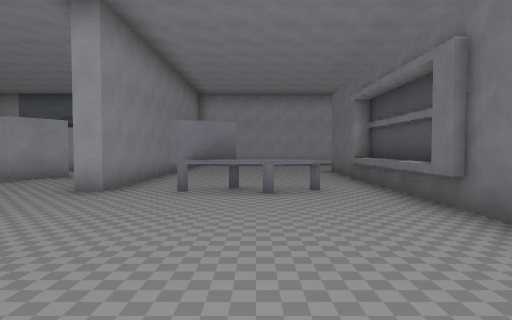
view 1 (above)

19 first-person views from a walk through a 3-D level made in the Godot game engine. The camera is 1.5 m above the floor, tilts 2° down and sees 80° across. The floor is counted in squares, 2 m on a side. Each view is taken from the middle of a square. On the plan, view 1 faces up. The plan holds only what a view shows up to about 10 squares ahead; the rest is blank. The place goes on beyond the plan. Characters and animated objects are left out. Some surface patterns are stand-ins.

view 2
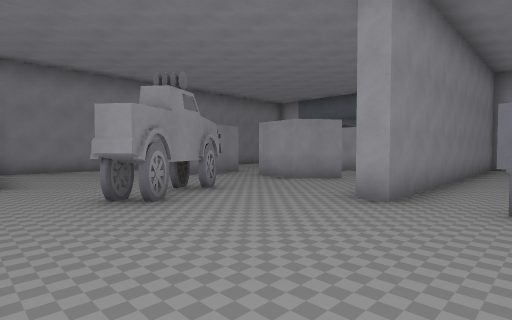

view 3
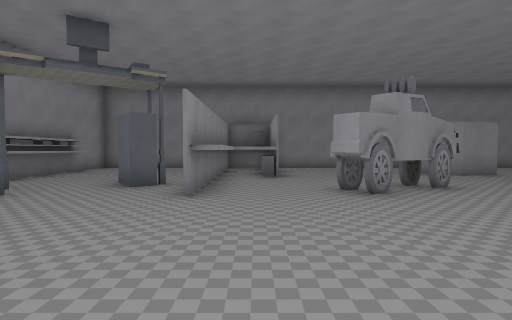

view 4
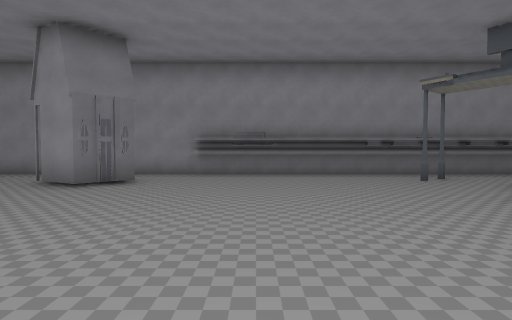

view 5
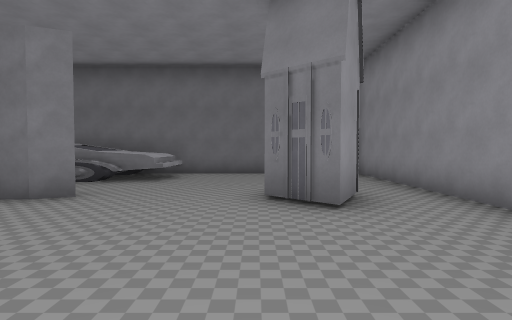

view 6
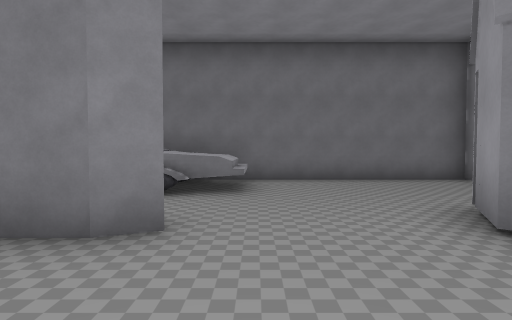

view 7
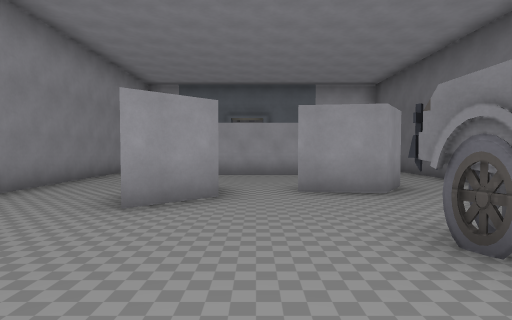

view 8
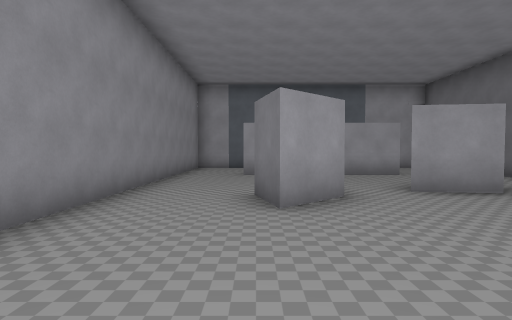

view 9
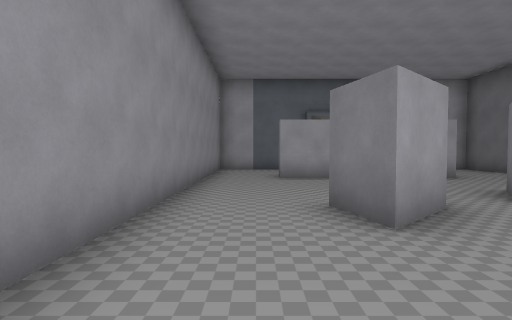

view 10
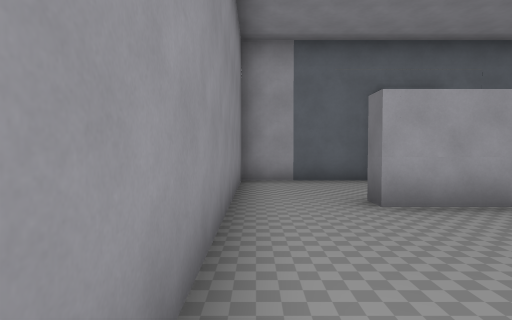

view 11
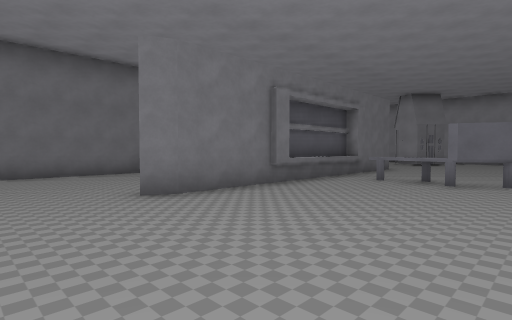

view 12
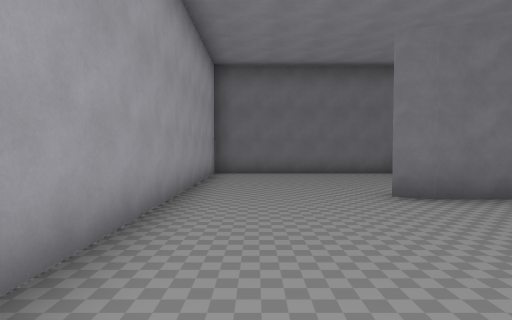

view 13
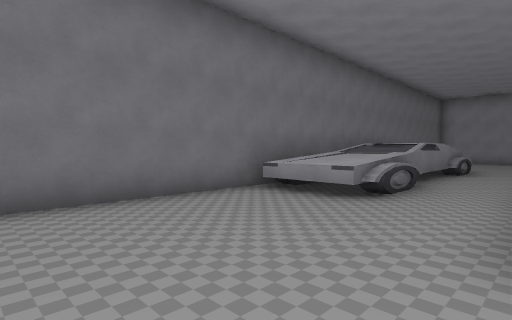

view 14
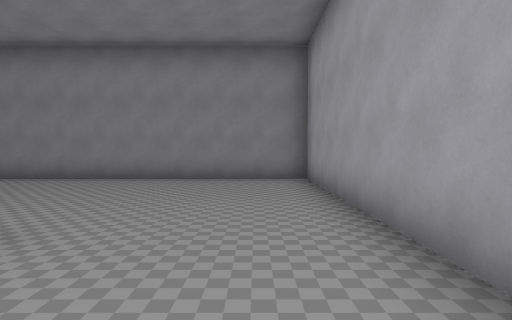

view 15
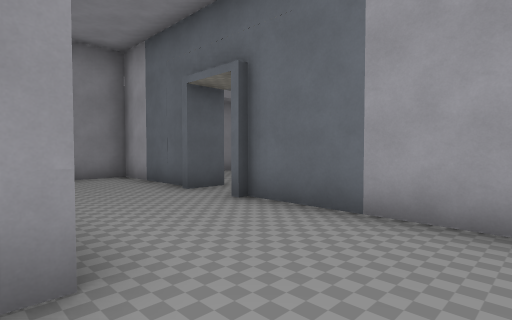

view 16
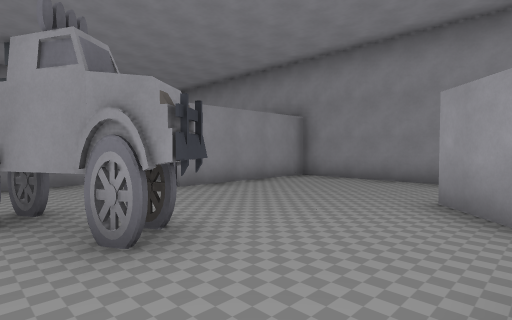

view 17
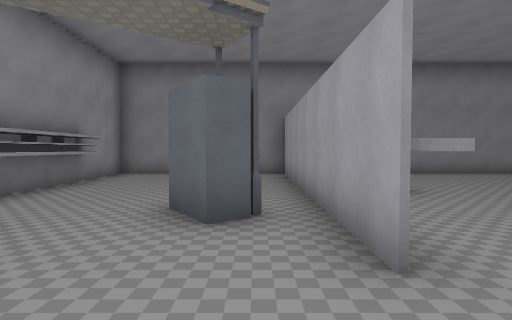

view 18
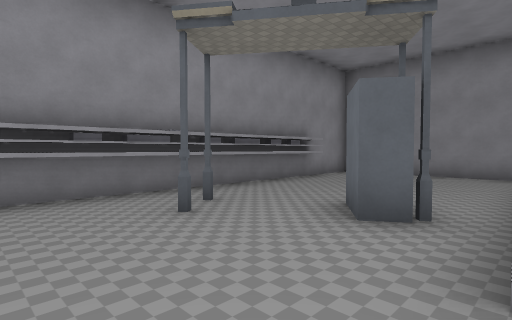

view 19
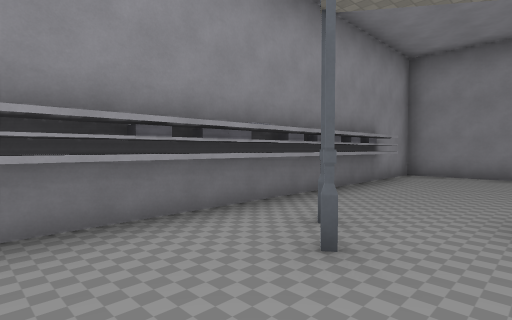

### Floor plan
Key: @ floor where view 1 was taken; # wall or solid block; x gap in a wall; . floor; ^ raised ledge; E desk; T truck; B building.
Columns run from 13 left of view 1 to 8 right of it. Each row starts with its distance up from view 1.
 15 ####x.################
 14 #.........#..........#
 13 #.........#..........#
 12 #.........#..........#
 11 #..#####..#..........#
 10 #.........#.....#....#
  9 #.........#.....#....#
  8 #...E.EEE.#.....#.^^^#
  7 #..EE.....#.....#.^^^#
  6 #..E......#.#^#.#..^^#
  5 #......T........#..###
  4 #......T........#..##
  3 #.......T.......#.^ ##
  2 #...............#.^^^#
  1 #####...........#..^^#
  0 #########....@.......#
 -1 #.....##.............#
 -2 #.....#..............#
 -3 #.......#......#BB...#
 -4 #....................#
 -5 #..###########.......#
 -6 ####         #########

Where each view was taken, in squares from view 1:
view 1: 0 up, 0 right, facing up
view 2: 1 up, 1 left, facing up-left
view 3: 1 up, 0 right, facing left
view 4: 4 up, 1 left, facing down
view 5: 2 down, 2 left, facing right
view 6: 0 up, 0 right, facing right
view 7: 2 up, 8 left, facing up
view 8: 2 up, 10 left, facing up
view 9: 3 up, 11 left, facing up
view 10: 7 up, 12 left, facing up
view 11: 13 up, 2 left, facing down-right
view 12: 13 up, 2 left, facing right
view 13: 13 up, 3 right, facing down-right
view 14: 13 up, 5 right, facing left
view 15: 11 up, 4 left, facing up-left
view 16: 7 up, 5 left, facing down-left
view 17: 1 down, 3 left, facing left
view 18: 0 up, 3 left, facing down-left
view 19: 2 down, 3 left, facing down-left
